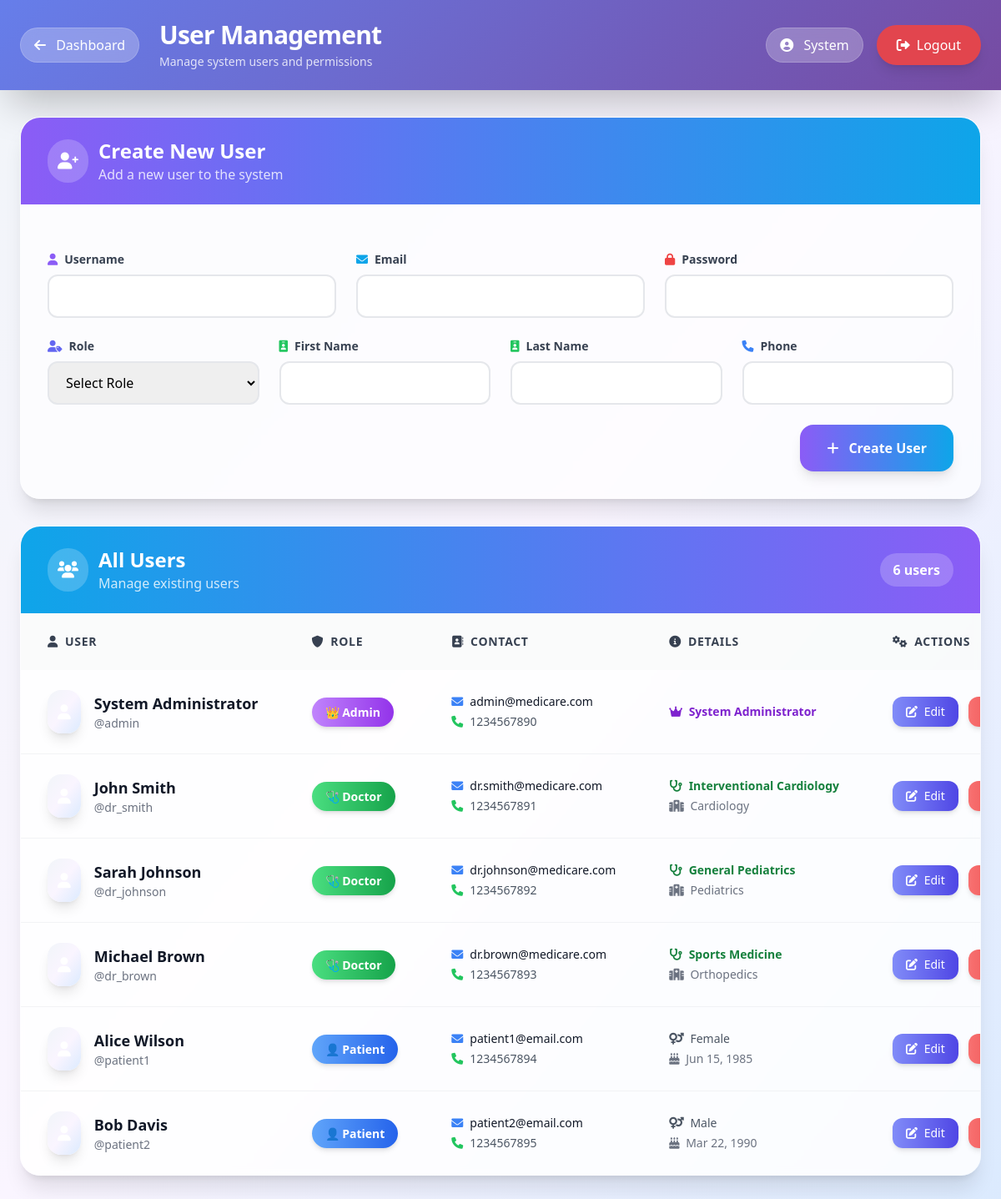
The page /admin/users.php (signed in) on the database its author committed.
### tables this page shows
CREATE TABLE users (
    id INT AUTO_INCREMENT PRIMARY KEY,
    username VARCHAR(50) UNIQUE NOT NULL,
    email VARCHAR(100) UNIQUE NOT NULL,
    password VARCHAR(255) NOT NULL,
    role ENUM('admin', 'doctor', 'patient') NOT NULL,
    first_name VARCHAR(50) NOT NULL,
    last_name VARCHAR(50) NOT NULL,
    phone VARCHAR(20),
    created_at TIMESTAMP DEFAULT CURRENT_TIMESTAMP,
    updated_at TIMESTAMP DEFAULT CURRENT_TIMESTAMP ON UPDATE CURRENT_TIMESTAMP
);

CREATE TABLE doctor_profiles (
    id INT AUTO_INCREMENT PRIMARY KEY,
    user_id INT NOT NULL,
    department_id INT NOT NULL,
    specialization VARCHAR(100),
    bio TEXT,
    profile_picture VARCHAR(255),
    availability JSON,
    FOREIGN KEY (user_id) REFERENCES users(id) ON DELETE CASCADE,
    FOREIGN KEY (department_id) REFERENCES departments(id)
);

CREATE TABLE departments (
    id INT AUTO_INCREMENT PRIMARY KEY,
    name VARCHAR(100) NOT NULL,
    description TEXT,
    created_at TIMESTAMP DEFAULT CURRENT_TIMESTAMP
);

CREATE TABLE patient_profiles (
    id INT AUTO_INCREMENT PRIMARY KEY,
    user_id INT NOT NULL,
    date_of_birth DATE,
    gender ENUM('male', 'female', 'other'),
    address TEXT,
    emergency_contact VARCHAR(20),
    FOREIGN KEY (user_id) REFERENCES users(id) ON DELETE CASCADE
);

### admin/users.php (the view, shortened to what the rows shown need)
<?php
require_once '../includes/functions.php';
require_once '../classes/UserManager.php';
$database = new Database();
$db = $database->getConnection();
$userManager = new UserManager($db);
$users = $userManager->getAllUsers();
?>
<!DOCTYPE html>
<html lang="en">
<head>
    <script src="https://cdn.tailwindcss.com"></script>
    <link rel="stylesheet" href="https://cdnjs.cloudflare.com/ajax/libs/font-awesome/6.0.0/css/all.min.css">
</head>
<body class="min-h-screen bg-gradient-to-br from-slate-100 via-purple-50 to-blue-100">
    <header class="gradient-bg shadow-2xl">
        <div class="max-w-7xl mx-auto px-6">
            <div class="flex justify-between items-center py-6">
                <div class="flex items-center space-x-6">
                    <div class="text-white">
                        <h1 class="text-3xl font-bold tracking-tight">User Management</h1>
                    </div>
                </div>
            </div>
        </div>
    </header>
    <div class="max-w-7xl mx-auto px-6 py-8 space-y-8">
        <div class="bg-white/70 backdrop-blur-sm rounded-3xl shadow-xl border border-white/20 overflow-hidden animate-fade-in card-hover">
            <div class="overflow-x-auto">
                <table class="w-full">
                    <thead class="bg-gray-50/80">
                        <tr>
                            <th class="px-8 py-6 text-left text-sm font-bold text-gray-700 uppercase tracking-wider">
                                <i class="fas fa-user mr-2"></i>User
                            </th>
                            <th class="px-8 py-6 text-left text-sm font-bold text-gray-700 uppercase tracking-wider">
                                <i class="fas fa-shield-alt mr-2"></i>Role
                            </th>
                            <th class="px-8 py-6 text-left text-sm font-bold text-gray-700 uppercase tracking-wider">
                                <i class="fas fa-address-book mr-2"></i>Contact
                            </th>
                            <th class="px-8 py-6 text-left text-sm font-bold text-gray-700 uppercase tracking-wider">
                                <i class="fas fa-info-circle mr-2"></i>Details
                            </th>
                            <th class="px-8 py-6 text-left text-sm font-bold text-gray-700 uppercase tracking-wider">
                                <i class="fas fa-cogs mr-2"></i>Actions
                            </th>
                        </tr>
                    </thead>
                    <tbody class="bg-white/50 divide-y divide-gray-200/50">
                        <?php foreach ($users as $user): ?>
                            <tr class="hover:bg-white/80 transition-colors duration-200">
                                <td class="px-8 py-6 whitespace-nowrap">
                                    <div class="flex items-center">
                                        <div class="bg-gradient-to-br from-accent-400 to-primary-500 p-3 rounded-2xl shadow-lg">
                                            <i class="fas fa-user text-white text-lg"></i>
                                        </div>
                                        <div class="ml-4">
                                            <div class="text-lg font-bold text-gray-900">
                                                <?php echo $user['first_name'] . ' ' . $user['last_name']; ?>
                                            </div>
                                            <div class="text-sm text-gray-500 font-medium">@<?php echo $user['username']; ?></div>
                                        </div>
                                    </div>
                                </td>
                                <td class="px-8 py-6 whitespace-nowrap">
                                    <span class="px-4 py-2 text-sm font-bold rounded-full shadow-md
                                        <?php
                                        switch($user['role']) {
                                            case 'admin': echo 'bg-gradient-to-r from-purple-400 to-purple-600 text-white'; break;
                                            case 'doctor': echo 'bg-gradient-to-r from-green-400 to-green-600 text-white'; break;
                                            case 'patient': echo 'bg-gradient-to-r from-blue-400 to-blue-600 text-white'; break;
                                        }
                                        ?>">
                                        <?php
                                        switch($user['role']) {
                                            case 'admin': echo '👑 ' . ucfirst($user['role']); break;
                                            case 'doctor': echo '🩺 ' . ucfirst($user['role']); break;
                                            case 'patient': echo '👤 ' . ucfirst($user['role']); break;
                                        }
                                        ?>
                                    </span>
                                </td>
                                <td class="px-8 py-6 whitespace-nowrap text-sm">
                                    <div class="space-y-1">
                                        <div class="flex items-center text-gray-900 font-medium">
                                            <i class="fas fa-envelope mr-2 text-blue-500"></i>
                                            <?php echo $user['email']; ?>
                                        </div>
                                        <div class="flex items-center text-gray-600">
                                            <i class="fas fa-phone mr-2 text-green-500"></i>
                                            <?php echo $user['phone'] ?: 'N/A'; ?>
                                        </div>
                                    </div>
                                </td>
                                <td class="px-8 py-6 whitespace-nowrap text-sm text-gray-600">
                                    <?php if ($user['role'] === 'doctor'): ?>
                                        <div class="space-y-1">
                                            <div class="font-semibold text-green-700">
                                                <i class="fas fa-stethoscope mr-1"></i>
                                                <?php echo $user['specialization'] ?: 'General'; ?>
                                            </div>
                                            <div class="text-gray-500">
                                                <i class="fas fa-hospital mr-1"></i>
                                                <?php echo $user['department_name']; ?>
                                            </div>
                                        </div>
                                    <?php elseif ($user['role'] === 'patient'): ?>
                                        <div class="space-y-1">
                                            <div class="font-medium">
                                                <i class="fas fa-venus-mars mr-1"></i>
                                                <?php echo $user['gender'] ? ucfirst($user['gender']) : 'N/A'; ?>
                                            </div>
                                            <div class="text-gray-500">
                                                <i class="fas fa-birthday-cake mr-1"></i>
                                                <?php echo $user['date_of_birth'] ? date('M j, Y', strtotime($user['date_of_birth'])) : 'N/A'; ?>
                                            </div>
                                        </div>
                                    <?php else: ?>
                                        <div class="font-semibold text-purple-700">
                                            <i class="fas fa-crown mr-1"></i>
                                            System Administrator
                                        </div>
                                    <?php endif; ?>
                                </td>
                                <td class="px-8 py-6 whitespace-nowrap text-sm font-medium">
                                    <div class="flex space-x-3">
                                        <button onclick="editUser(<?php echo htmlspecialchars(json_encode($user)); ?>)"
                                                class="bg-gradient-to-r from-indigo-400 to-indigo-600 text-white px-4 py-2 rounded-xl hover:from-indigo-500 hover:to-indigo-700 transition-all duration-300 shadow-md hover:shadow-lg transform hover:scale-105">
                                            <i class="fas fa-edit mr-1"></i> Edit
                                        </button>
                                        <button onclick="deleteUser(<?php echo $user['id']; ?>)"
                                                class="bg-gradient-to-r from-red-400 to-red-600 text-white px-4 py-2 rounded-xl hover:from-red-500 hover:to-red-700 transition-all duration-300 shadow-md hover:shadow-lg transform hover:scale-105">
                                        </button>
                                    </div>
                                </td>
                            </tr>
                        <?php endforeach; ?>
                    </tbody>
                </table>
            </div>
        </div>
    </div>
</body>
</html>

### rows shown on the page
users: first_name "System", last_name "Administrator", username "admin", role "Admin", email "admin@medicare.com", phone "1234567890", shows "System Administrator"
doctor_profiles: user.first_name "John", user.last_name "Smith", user.username "dr_smith", user.role "Doctor", user.email "dr.smith@medicare.com", user.phone "1234567891", specialization "Interventional Cardiology", department.name "Cardiology"
doctor_profiles: user.first_name "Sarah", user.last_name "Johnson", user.username "dr_johnson", user.role "Doctor", user.email "dr.johnson@medicare.com", user.phone "1234567892", specialization "General Pediatrics", department.name "Pediatrics"
doctor_profiles: user.first_name "Michael", user.last_name "Brown", user.username "dr_brown", user.role "Doctor", user.email "dr.brown@medicare.com", user.phone "1234567893", specialization "Sports Medicine", department.name "Orthopedics"
patient_profiles: user.first_name "Alice", user.last_name "Wilson", user.username "patient1", user.role "Patient", user.email "patient1@email.com", user.phone "1234567894", gender "Female", date_of_birth "Jun 15, 1985"
patient_profiles: user.first_name "Bob", user.last_name "Davis", user.username "patient2", user.role "Patient", user.email "patient2@email.com", user.phone "1234567895", gender "Male", date_of_birth "Mar 22, 1990"

### other values the page prints
$_SESSION['first_name'] "System"
count($users) "6"
